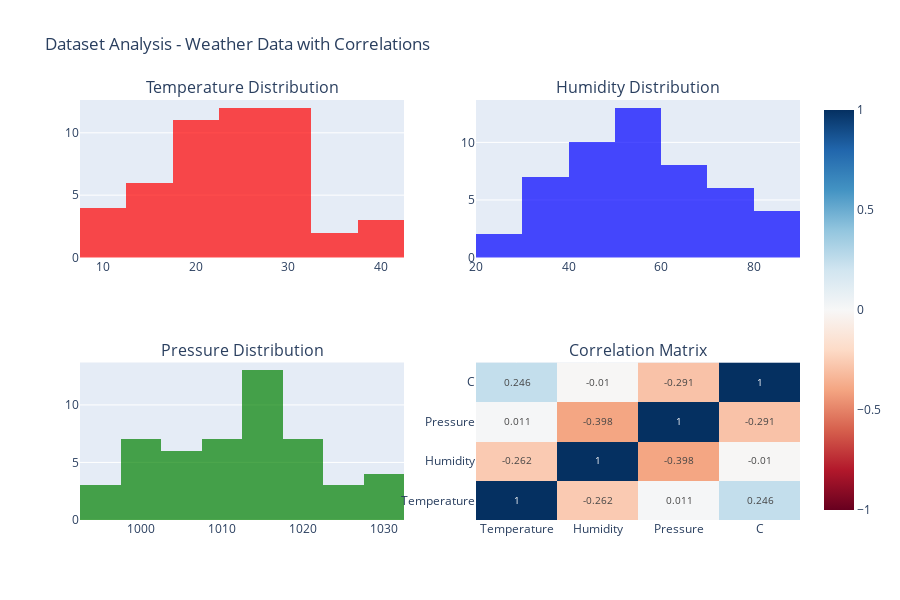

Notebook cell for this chart:
### Code cell
# Cell 6: Create dataset visualization
# Create comprehensive dataset visualization
fig = make_subplots(
    rows=2, cols=2,
    subplot_titles=['Temperature Distribution', 'Humidity Distribution', 
                   'Pressure Distribution', 'Correlation Matrix'],
    specs=[[{"type": "histogram"}, {"type": "histogram"}],
           [{"type": "histogram"}, {"type": "heatmap"}]]
)

# Temperature distribution
fig.add_trace(
    go.Histogram(x=dataset['Temperature'], name="Temperature", 
                marker_color='red', opacity=0.7),
    row=1, col=1
)

# Humidity distribution
fig.add_trace(
    go.Histogram(x=dataset['Humidity'], name="Humidity", 
                marker_color='blue', opacity=0.7),
    row=1, col=2
)

# Pressure distribution
fig.add_trace(
    go.Histogram(x=dataset['Pressure'], name="Pressure", 
                marker_color='green', opacity=0.7),
    row=2, col=1
)

# Correlation heatmap
corr_matrix = dataset[['Temperature', 'Humidity', 'Pressure', 'C']].corr()
fig.add_trace(
    go.Heatmap(
        z=corr_matrix.values,
        x=corr_matrix.columns,
        y=corr_matrix.columns,
        colorscale='RdBu',
        zmid=0,
        text=corr_matrix.round(3).values,
        texttemplate="%{text}",
        textfont={"size":10},
    ),
    row=2, col=2
)

fig.update_layout(
    height=600,
    title_text="Dataset Analysis - Weather Data with Correlations",
    showlegend=False
)

fig.show()

# Save the plot as PNG (with error handling)
import plotly.io as pio
try:
    # Try to save as PNG using kaleido
    pio.write_image(fig, "final_results/plots/01_dataset_analysis.png", width=1200, height=600, scale=2)
    print("💾 Plot saved as: final_results/plots/01_dataset_analysis.png")
except ValueError as e:
    if "kaleido" in str(e):
        print("⚠️  Kaleido not installed. Installing now...")
        import subprocess
        import sys
        try:
            subprocess.check_call([sys.executable, "-m", "pip", "install", "kaleido"])
            print("✅ Kaleido installed successfully!")
            # Try saving again
            pio.write_image(fig, "final_results/plots/01_dataset_analysis.png", width=1200, height=600, scale=2)
            print("💾 Plot saved as: final_results/plots/01_dataset_analysis.png")
        except Exception as install_error:
            print(f"❌ Could not install kaleido: {install_error}")
            print("💡 Alternative: Use fig.write_html() to save as interactive HTML")
            # Save as HTML instead
            fig.write_html("final_results/plots/01_dataset_analysis.html")
            print("💾 Plot saved as: final_results/plots/01_dataset_analysis.html")
    else:
        print(f"❌ Error saving plot: {e}")
        # Save as HTML as fallback
        fig.write_html("final_results/plots/01_dataset_analysis.html")
        print("💾 Plot saved as: final_results/plots/01_dataset_analysis.html")

print("📊 Dataset visualization complete!")
print(f"🔍 Key correlations found:")
print(f"   Temperature-Humidity: {corr_matrix.loc['Temperature', 'Humidity']:.3f}")
print(f"   Temperature-Pressure: {corr_matrix.loc['Temperature', 'Pressure']:.3f}")
print(f"   Humidity-Pressure: {corr_matrix.loc['Humidity', 'Pressure']:.3f}")

### Figure 1 — Plotly figure (JSON) as saved in the notebook; plotly's stock layout.template omitted (floating-point values rounded to 4 significant figures)
{"data": [{"marker": {"color": "red"}, "name": "Temperature", "opacity": 0.7, "type": "histogram", "x": [28.97, 23.89, 30.18, 37.18, 23.13, 23.13, 40, 31.14, 21.24, 29.34, 21.29, 21.27, 26.94, 12.36, 11.2, 20.5, 16.9, 27.51, 21.95, 17.73, 38.99, 23.19, 28.81, 13.6, 20.64, 27.98, 15.79, 28.01, 20.19, 22.67, 20.19, 39.82, 24.89, 16.54, 31.58, 18.75, 26.67, 10, 16.45, 26.57, 30.91, 30.52, 24.07, 22.59, 13.17, 23.35, 21.31, 33.46, 27.75, 10.9], "xaxis": "x", "yaxis": "y"}, {"marker": {"color": "blue"}, "name": "Humidity", "opacity": 0.7, "type": "histogram", "x": [64.86, 54.22, 34.89, 48.42, 75.46, 73.97, 26.55, 38.75, 64.97, 74.63, 52.81, 57.22, 43.4, 33.65, 72.19, 80.34, 58.92, 75.05, 52.34, 40.26, 36.64, 83.07, 47.57, 83.47, 20.7, 57.86, 61.31, 55.51, 61.38, 30.19, 56.7, 45.75, 82.17, 52.23, 33.51, 41.98, 73.73, 64.93, 41.64, 67.7, 43.02, 59.62, 49.47, 55.09, 54.12, 30.44, 64.44, 44.74, 60.08, 56.48], "xaxis": "x2", "yaxis": "y2"}, {"marker": {"color": "green"}, "name": "Pressure", "opacity": 0.7, "type": "histogram", "x": [998.8, 1009.0, 1010.0, 1005.0, 1011.0, 1017.0, 1030, 1015.0, 1016.0, 1012.0, 993.8, 1013.0, 1014.0, 1030, 1011.0, 1016.0, 1013.0, 1001.0, 1024.0, 1021.0, 1021.0, 1004.0, 1027.0, 999.0, 1019.0, 1030, 1003.0, 1007.0, 1014.0, 1008.0, 997.5, 1014.0, 1002.0, 1018.0, 1004.0, 1028.0, 1005.0, 1010.0, 1021.0, 1001.0, 1015.0, 1026.0, 996.9, 1015.0, 1016.0, 1021.0, 1001.0, 999.8, 1018.0, 1016.0], "xaxis": "x3", "yaxis": "y3"}, {"colorscale": [[0, "rgb(103,0,31)"], [0.1, "rgb(178,24,43)"], [0.2, "rgb(214,96,77)"], [0.3, "rgb(244,165,130)"], [0.4, "rgb(253,219,199)"], [0.5, "rgb(247,247,247)"], [0.6, "rgb(209,229,240)"], [0.7, "rgb(146,197,222)"], [0.8, "rgb(67,147,195)"], [0.9, "rgb(33,102,172)"], [1, "rgb(5,48,97)"]], "text": [[1, -0.262, 0.011, 0.246], [-0.262, 1, -0.398, -0.01], [0.011, -0.398, 1, -0.291], [0.246, -0.01, -0.291, 1]], "textfont": {"size": 10}, "texttemplate": "%{text}", "type": "heatmap", "x": ["Temperature", "Humidity", "Pressure", "C"], "xaxis": "x4", "y": ["Temperature", "Humidity", "Pressure", "C"], "yaxis": "y4", "z": [[1, -0.2622, 0.01134, 0.2457], [-0.2622, 1, -0.398, -0.01005], [0.01134, -0.398, 1, -0.2913], [0.2457, -0.01005, -0.2913, 1]], "zmid": 0}], "layout": {"annotations": [{"font": {"size": 16}, "showarrow": false, "text": "Temperature Distribution", "x": 0.225, "xanchor": "center", "xref": "paper", "y": 1, "yanchor": "bottom", "yref": "paper"}, {"font": {"size": 16}, "showarrow": false, "text": "Humidity Distribution", "x": 0.775, "xanchor": "center", "xref": "paper", "y": 1, "yanchor": "bottom", "yref": "paper"}, {"font": {"size": 16}, "showarrow": false, "text": "Pressure Distribution", "x": 0.225, "xanchor": "center", "xref": "paper", "y": 0.375, "yanchor": "bottom", "yref": "paper"}, {"font": {"size": 16}, "showarrow": false, "text": "Correlation Matrix", "x": 0.775, "xanchor": "center", "xref": "paper", "y": 0.375, "yanchor": "bottom", "yref": "paper"}], "height": 600, "showlegend": false, "title": {"text": "Dataset Analysis - Weather Data with Correlations"}, "xaxis": {"anchor": "y", "domain": [0, 0.45]}, "xaxis2": {"anchor": "y2", "domain": [0.55, 1]}, "xaxis3": {"anchor": "y3", "domain": [0, 0.45]}, "xaxis4": {"anchor": "y4", "domain": [0.55, 1]}, "yaxis": {"anchor": "x", "domain": [0.625, 1]}, "yaxis2": {"anchor": "x2", "domain": [0.625, 1]}, "yaxis3": {"anchor": "x3", "domain": [0, 0.375]}, "yaxis4": {"anchor": "x4", "domain": [0, 0.375]}}}
